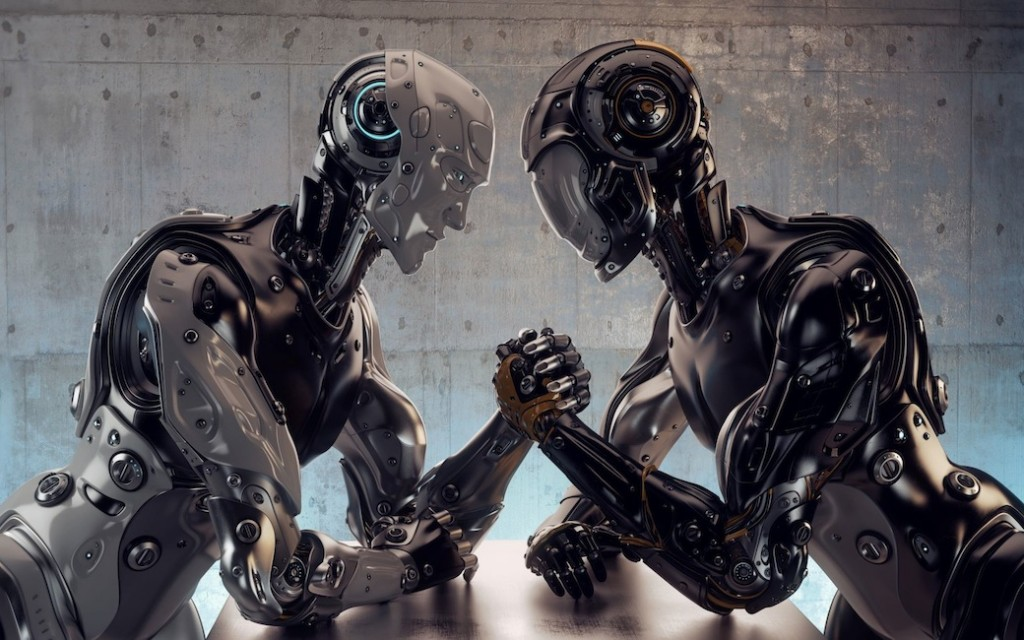
#> input picture opencv-python/robots.jpg, 1024 x 640 px
$ python tut6_basic_operations.py
#> lines starting #> are read from the running program, lines starting #| are printed output that depends on the picture; after the words box and inside, x2 and y2 are one past the last pixel; in counts of white or black regions, pixels touching at a corner belong together
# python3 script using openCV
# simple image operations

import cv2
import numpy as np

img = cv2.imread('robots.jpg')
#> img is the input picture: shape (640, 1024, 3); mean B, G, R 90.4, 86.3, 88.5

px = img[100,100]
#> px = [130, 129, 131]
print(px)
#| [130 129 131]
# prints out [b g r] values

bluePx = img[100,100,0]
#> bluePx = 130
print(bluePx)
#| 130

# better way to access pixels
px = img.item(10,10,2) # red pixel at (10,10)
#> px = 89
print(px)
#| 89

img.itemset((10,10,2),100) # set red px value to 100
#> img: shape (640, 1024, 3); under 0.01% of pixels changed, all inside (x1, y1, x2, y2) = (10, 10, 11, 11)

# general image properties
print('image shape is: ')
print( img.shape ) # not a method call so no brackets
#| (640, 1024, 3)

print('image size is ')
print (img.size )
#| 1966080

print('image data type is ')
print( img.dtype )
#| uint8

print('zoom in of robot head')
head = img[50:350, 300:500]
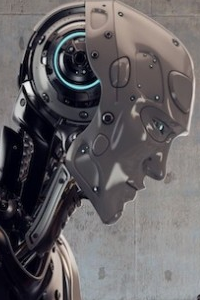
#> head: shape (300, 200, 3); mean B, G, R 99.3, 97.2, 100.8

cv2.imshow('robotHead',head)
cv2.waitKey(0)

# splitting bgr channels
b,g,r = cv2.split(img)
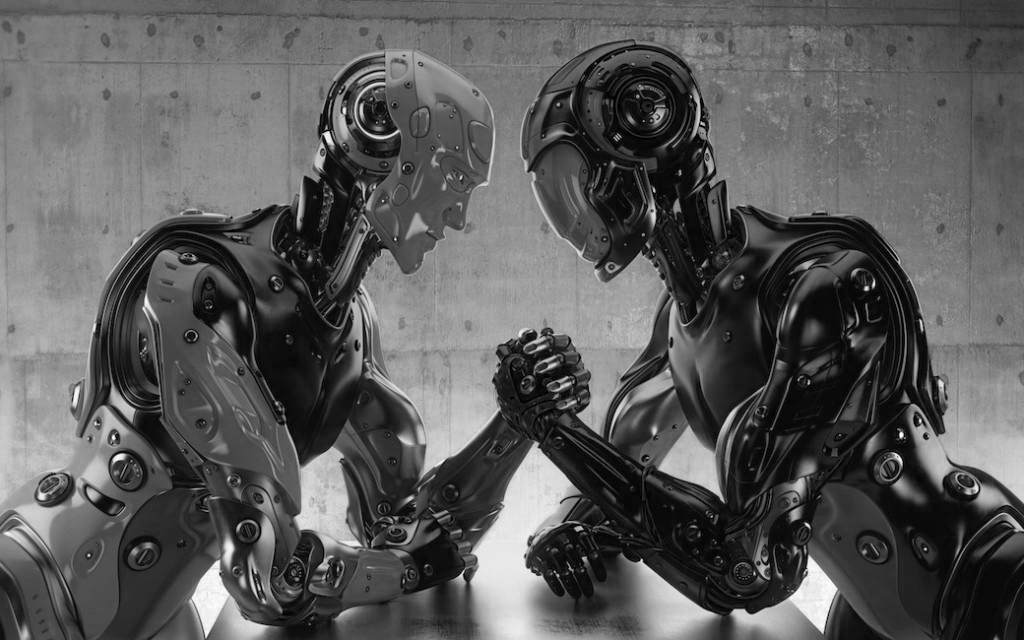
#> b: shape (640, 1024); min 0, max 255, mean 90.4
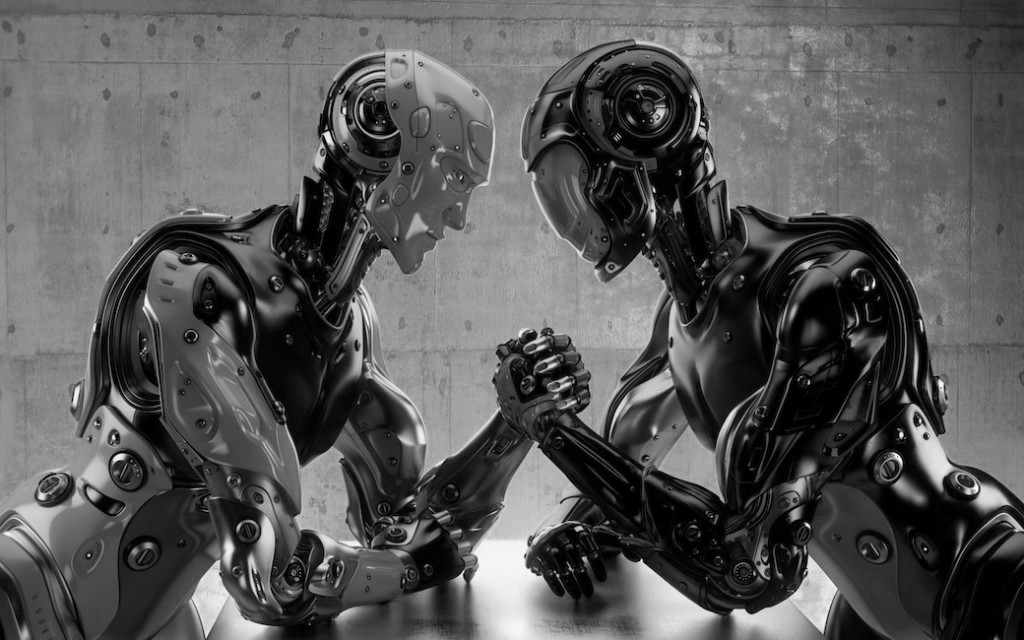
#> r: shape (640, 1024); min 0, max 255, mean 88.5
# or
b = img[:,:,0]

# merging back together
imgAgain = cv2.merge((b,g,r)) # need double brackets

# adding border (often used for convolution padding)
cv2.copyMakeBorder(img, 10,10,10,10, cv2.BORDER_CONSTANT)
#params(image, borderWidths, borderType)
''' BORDER_CONSTANT
	BORDER_REFLECT
	BORDER_REFLECT_101
	BORDER_REPLICATE
	BORDER_WRAP
'''
from matplotlib import pyplot as plot

replicate = cv2.copyMakeBorder(img,10,10,10,10,cv2.BORDER_REPLICATE)
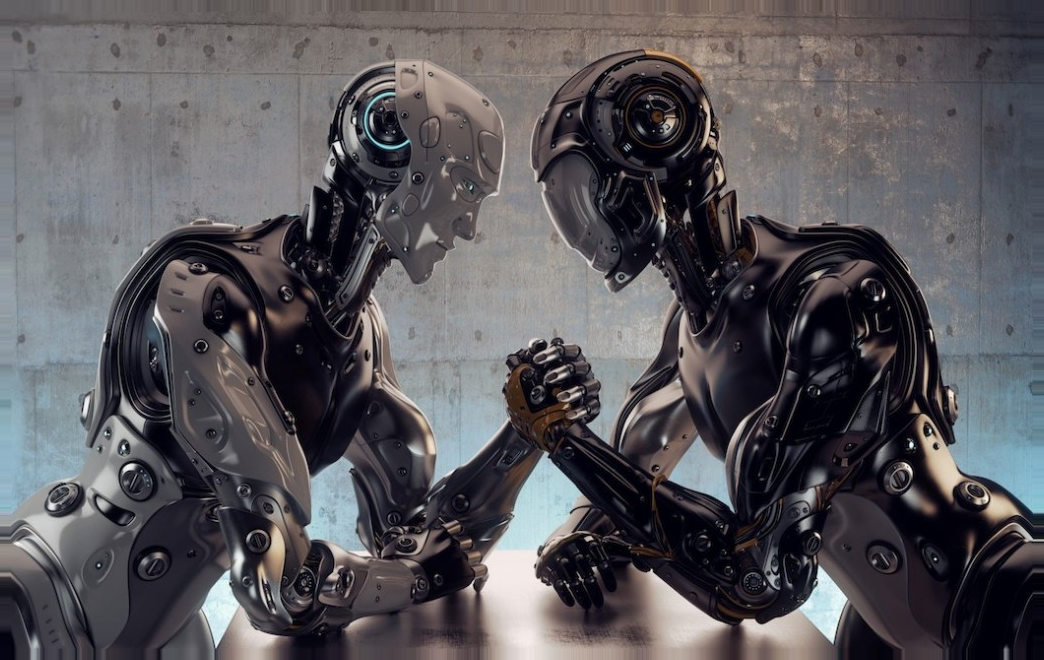
#> replicate: shape (660, 1044, 3); mean B, G, R 90.8, 86.7, 89
reflect = cv2.copyMakeBorder(img,10,10,10,10,cv2.BORDER_REFLECT)
reflect101 = cv2.copyMakeBorder(img,10,10,10,10,cv2.BORDER_REFLECT_101)
wrap = cv2.copyMakeBorder(img,10,10,10,10,cv2.BORDER_WRAP)
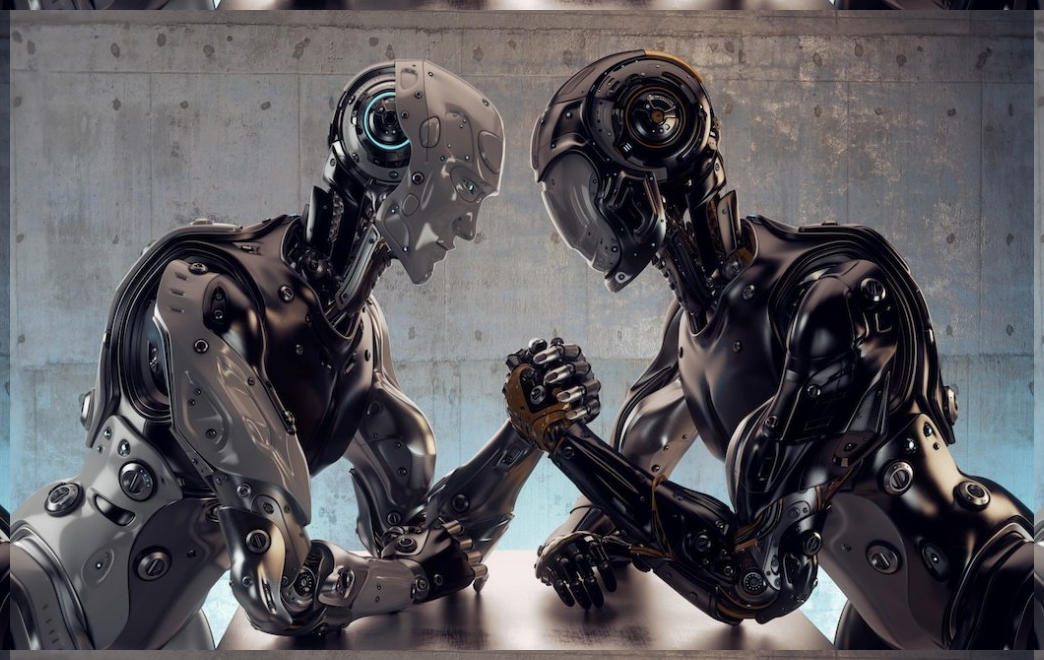
#> wrap: shape (660, 1044, 3); mean B, G, R 90.8, 86.7, 89
constant= cv2.copyMakeBorder(img,10,10,10,10,cv2.BORDER_CONSTANT,value=[255,0,0])
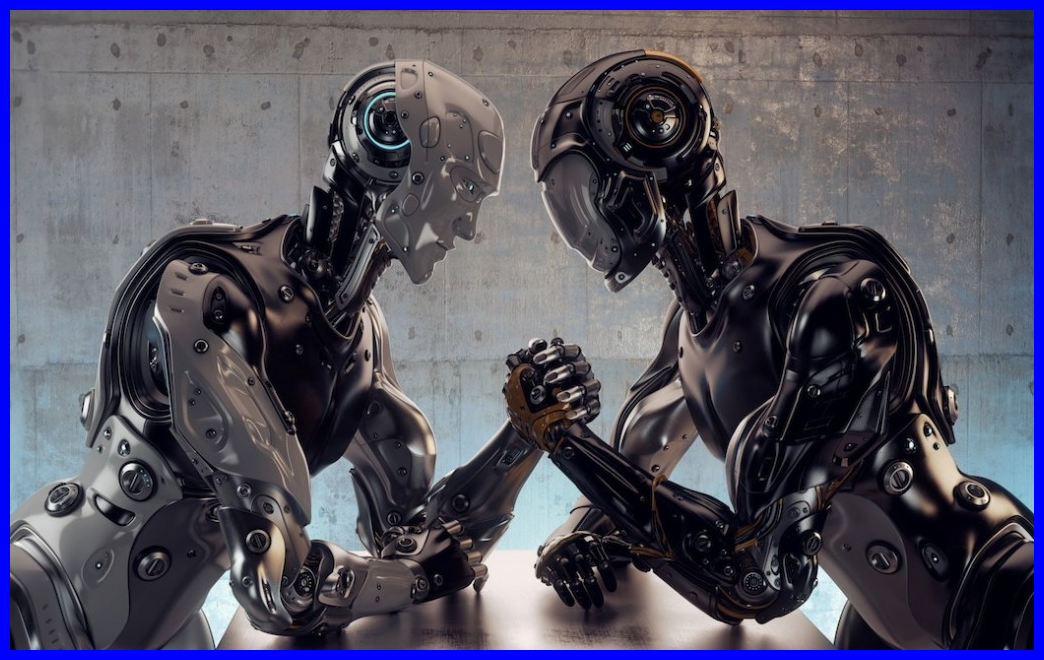
#> constant: shape (660, 1044, 3); mean B, G, R 98.4, 82.1, 84.2

plot.subplot(231),plot.imshow(img,'gray'), plot.title('ORIGINAL')
plot.subplot(232),plot.imshow(replicate,'gray'), plot.title('REPLICATE')
plot.subplot(233),plot.imshow(reflect,'gray'), plot.title('REFLECT')
plot.subplot(234),plot.imshow(reflect101,'gray'), plot.title('REFLECT_101')
plot.subplot(235),plot.imshow(wrap,'gray'), plot.title('WRAP')
plot.subplot(236),plot.imshow(constant,'gray'), plot.title('CONSTANT')

plot.show()
#> figure, not shown here; B, G, R data is drawn as R, G, B

$ run again, with opencv-python/blocks.jpg copied over opencv-python/robots.jpg
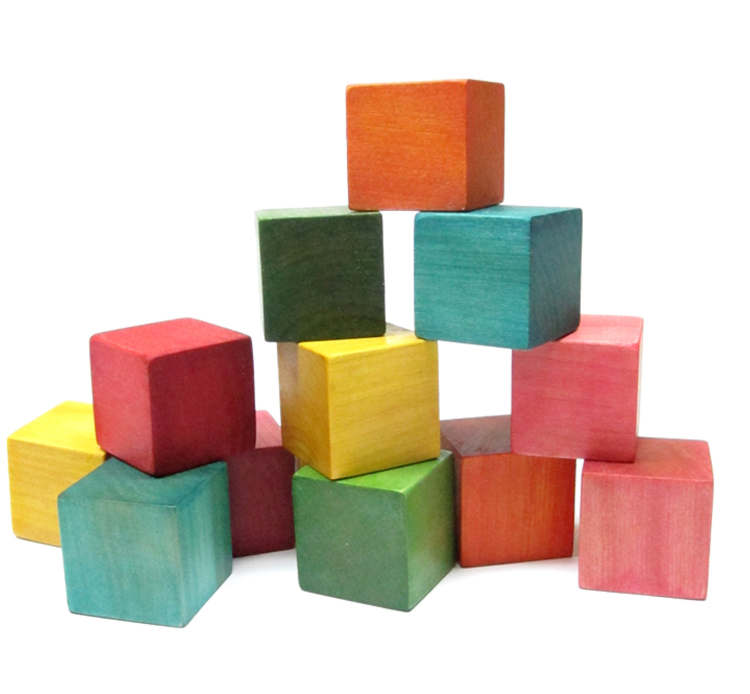
#> input picture opencv-python/blocks.jpg, 1500 x 1387 px (shown at 1/2 size)
#> img is the input picture: shape (1387, 1500, 3); mean B, G, R 185, 197.8, 212.4
#> `px = img[100,100]`: px = [255, 255, 255]
#| [255 255 255]
#> bluePx = 255
#| 255
#| 255
#> img: shape (1387, 1500, 3); under 0.01% of pixels changed, all inside (x1, y1, x2, y2) = (10, 10, 11, 11)
#| (1387, 1500, 3)
#| 6241500
#| uint8
#> head: shape (300, 200, 3); every value is 255
#> `b,g,r = cv2.split(img)`:
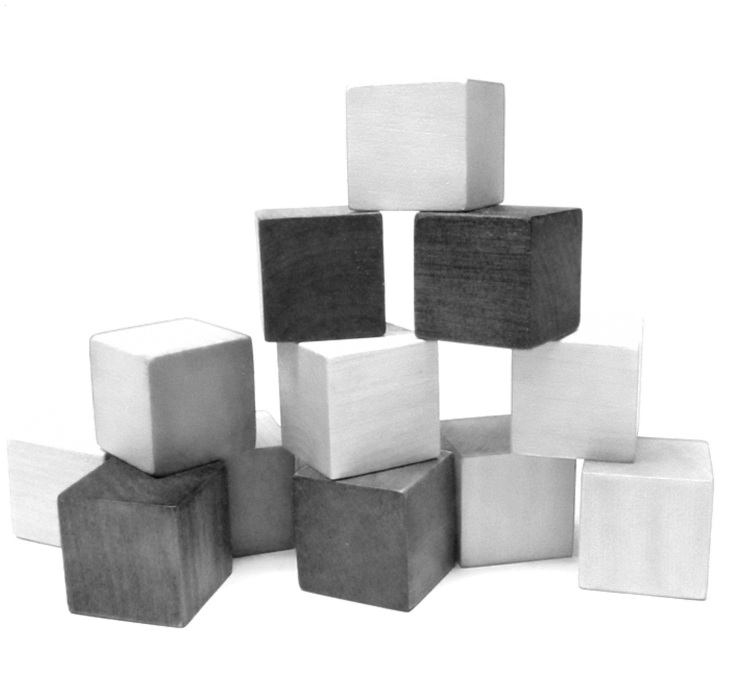
#> r: shape (1387, 1500) (shown at 1/2 size); min 0, max 255, mean 212.4
#> `constant= cv2.copyMakeBorder(img,10,10,10,10,cv2.BORDER_CONSTANT,value..`:
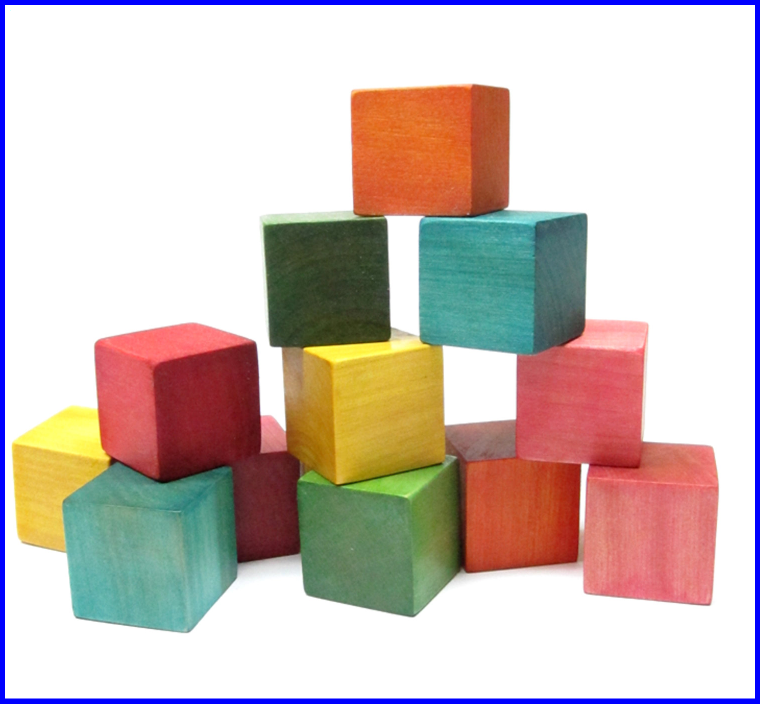
#> constant: shape (1407, 1520, 3) (shown at 1/2 size); mean B, G, R 186.9, 192.4, 206.6
